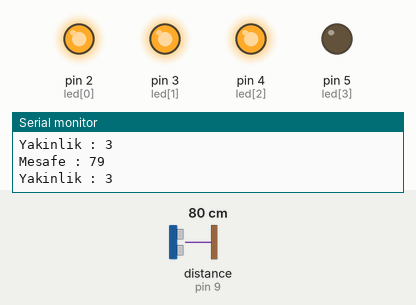
Simulated run of this sketch. Board: Arduino Uno, built with avr-gcc and run on an emulated ATmega328P. Shown: output pins drawn as LEDs (lit = HIGH), the last lines printed to the serial monitor. Wiring (inferred from the names in the program): ultrasonic range finder: trigger pin 8; echo pin 9. The inputs (shaded band) are chosen by the test bench; at power-on: distance to the obstacle (sensor on pin 9) 80 cm. The echo pulse lasts 58.3 µs per cm; pins used as bus, display or sensor lines are not drawn.

Above: at 1.2 s.
1.3 s: distance to the obstacle (sensor on pin 9) set to 96 cm
2.8 s: distance to the obstacle (sensor on pin 9) set to 106 cm
At 4.0 s:
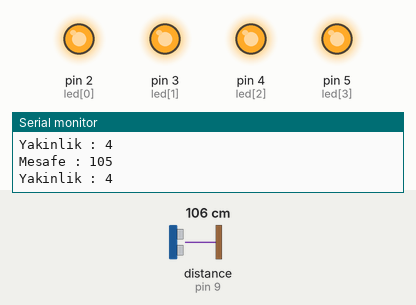
4.3 s: distance to the obstacle (sensor on pin 9) set to 2 cm
At 4.6 s:
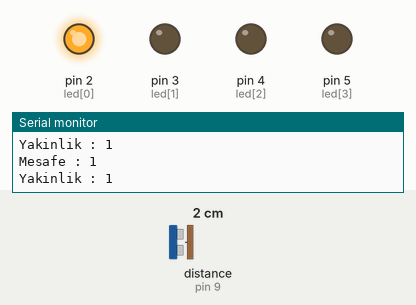
5.8 s: distance to the obstacle (sensor on pin 9) set to 30 cm
7.3 s: distance to the obstacle (sensor on pin 9) set to 37 cm
At 8.3 s:
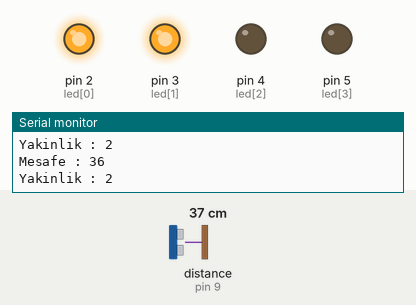
8.8 s: distance to the obstacle (sensor on pin 9) set to 4 cm
At 10.2 s:
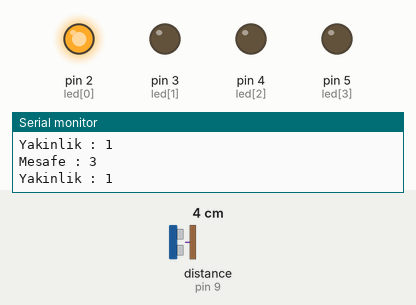
Timing chart, 0 to 11.8 s (numbered marks = the images above; inputs shaded):
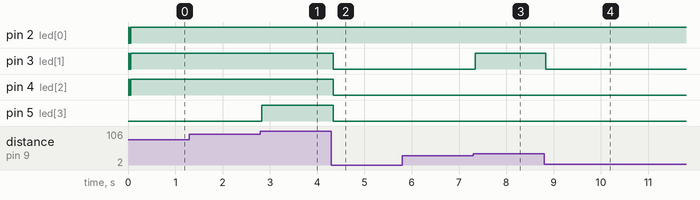

The sketch:

parkSensoru.ino
```cpp
int echoPin = 9;
int trigPin = 8;
int led[] = {2,3,4,5};

void setup() {
  // put your setup code here, to run once:
  Serial.begin(9600);
  pinMode(trigPin,OUTPUT);
  pinMode(echoPin,INPUT);
  pinMode(2,OUTPUT);
  pinMode(3,OUTPUT);
  pinMode(4,OUTPUT);
  pinMode(5,OUTPUT);
}

void loop() {
  // put your main code here, to run repeatedly:
  int sure, mesafe, yakinlik;
  digitalWrite(trigPin, LOW);
  delayMicroseconds(2);
  digitalWrite(trigPin, HIGH);
  delayMicroseconds(10);
  digitalWrite(trigPin, LOW);
  sure = pulseIn(echoPin, HIGH);
  mesafe = (sure/2)/29.1;
  Serial.print("Mesafe : ");
  Serial.println(mesafe);
  yakinlik = map(mesafe,0,100,1,4);
  Serial.print("Yakinlik : ");
  Serial.println(yakinlik);
  for(int i = 0; i<4; i++){
    digitalWrite(led[i], LOW);
  }
  for(int i = 0; i<yakinlik; i++){
    digitalWrite(led[i], HIGH);
  }
}
```

Measured:
- the behaviour switches between 100 and 101 cm on distance to the obstacle (sensor on pin 9) (found by bisection; images 0 and 1)
- the behaviour switches between 34 and 35 cm on distance to the obstacle (sensor on pin 9) (found by bisection; images 2 and 3)
- after the input at 2.8 s, pin 5 (led[3]): LOW → HIGH at once
- after the input at 4.3 s, pin 3 (led[1]), pin 4 (led[2]), pin 5 (led[3]): HIGH → LOW at once
- after the input at 7.3 s, pin 3 (led[1]): LOW → HIGH after 0.05 s
- after the input at 8.8 s, pin 3 (led[1]): HIGH → LOW at once
